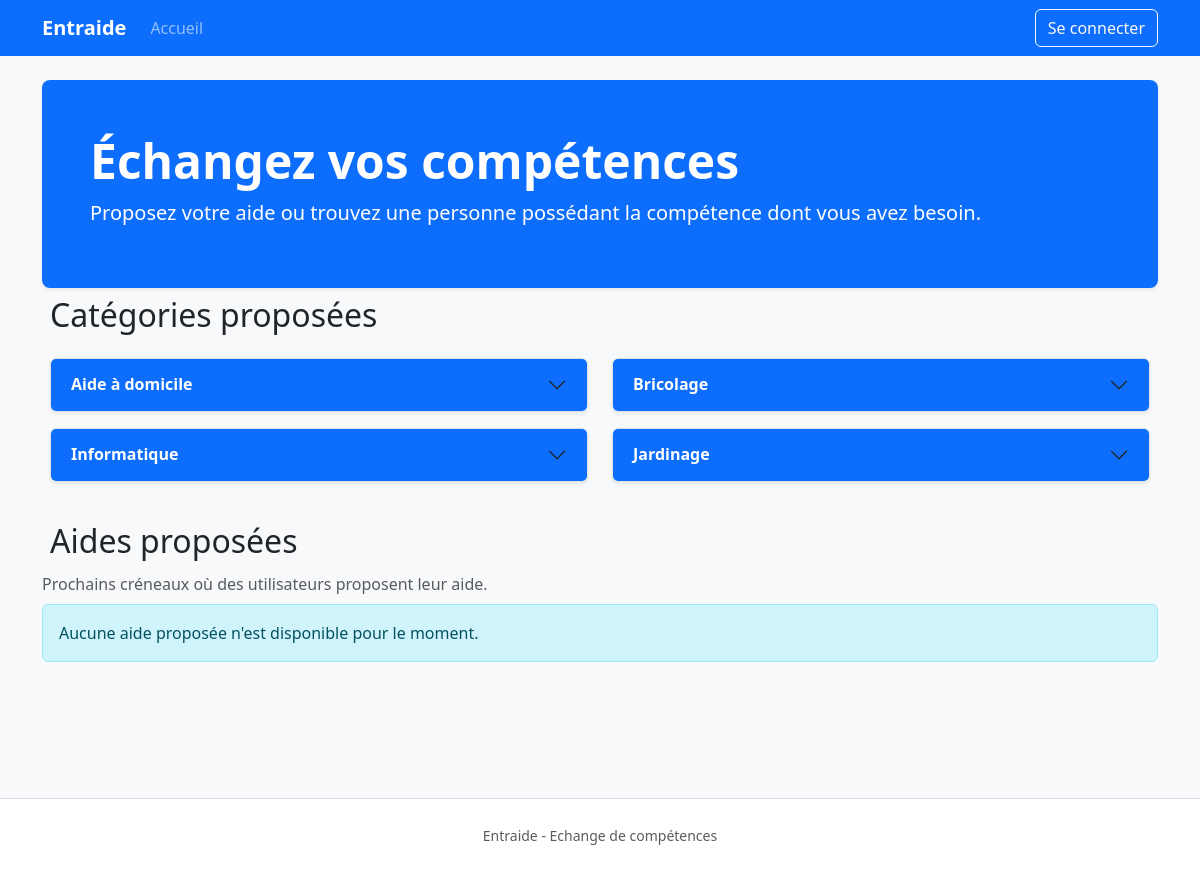
The app's page /, older data.
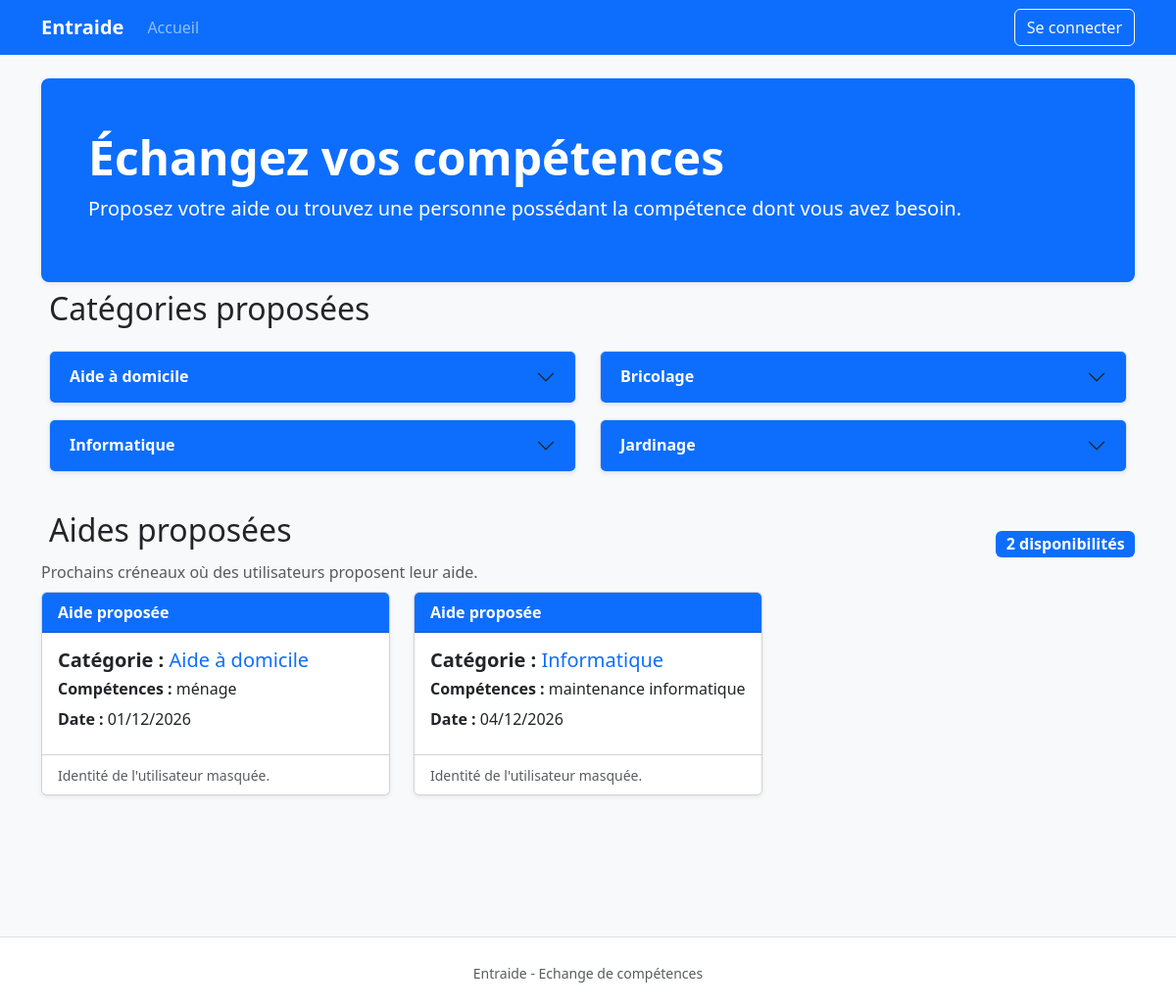
The same page, newer data.
### exchange/models.py (models this page shows, shortened)
class Category(models.Model):
    name = models.CharField(
        max_length=100,
        unique=True,
        verbose_name="nom",
    )
    class Meta:
        verbose_name = "catégorie"
        verbose_name_plural = "catégories"
        ordering = ["name"]

class Availability(models.Model):
    user = models.ForeignKey(
        settings.AUTH_USER_MODEL,
        on_delete=models.CASCADE,
        related_name="availabilities",
        verbose_name="utilisateur",
    )
    skill = models.ForeignKey(
        Skill,
        on_delete=models.CASCADE,
        related_name="availabilities",
        verbose_name="compétence proposée",
    )
    date = models.DateField(
        verbose_name="journée disponible",
    )
    is_booked = models.BooleanField(
        default=False,
        verbose_name="créneau réservé",
    )
    created_at = models.DateTimeField(
        auto_now_add=True,
        verbose_name="date de création",
    )
    class Meta:
        verbose_name = "disponibilité"
        verbose_name_plural = "disponibilités"
        ordering = ["date", "skill__name"]
        constraints = [
            models.UniqueConstraint(
                fields=["user", "skill", "date"],
                name="unique_user_skill_availability",
            )
        ]

class Skill(models.Model):
    name = models.CharField(
        max_length=150,
        unique=True,
        verbose_name="nom",
    )
    category = models.ForeignKey(
        Category,
        on_delete=models.PROTECT,
        related_name="skills",
        verbose_name="catégorie",
    )
    description = models.TextField(
        blank=True,
        verbose_name="description",
    )
    class Meta:
        verbose_name = "compétence"
        verbose_name_plural = "compétences"
        ordering = ["category__name", "name"]

### exchange/views.py (the view)
# urls.py: path("",views.index,name="index",),
def index(request):
	today = timezone.localdate()
	categories = (
		Category.objects
		.prefetch_related("skills")
		.all()
		.order_by("name")
	)
	availabilities = (
		Availability.objects
		.filter(
			date__gte=today,
			is_booked=False,
		)
		.select_related(
			"user",
			"skill",
			"skill__category",
		)
		.order_by(
			"date",
			"skill__name",
		)
	)
	paginator = Paginator(
		availabilities,
		3,
	)
	page_number = request.GET.get("page")
	page_obj = paginator.get_page(
		page_number
	)
	context = {
		"categories": categories,
		"page_obj": page_obj,
	}
	return render(
		request,
		"exchange/index.html",
		context,
	)

### exchange/templates/exchange/index.html (shortened to what the changed rows need)
{% extends "exchange/base.html" %}
{% block content %}
<section class="p-5 bg-primary text-white rounded-3 shadow-sm">
    <div class="py-1">
        <h1 class="display-5 fw-bold">
            Échangez vos compétences
        </h1>
    </div>
</section>
<section class="mb-2 p-2">
    <h2 class="mb-4">
        Catégories proposées
    </h2>
    <div class="row">
        {% for category in categories %}
            <div class="col-12 col-md-6 mb-3">
                <div class="accordion">
                    <div class="accordion-item shadow-sm">
                        <h3 class="accordion-header" id="heading{{ category.id }}">
                            <button class="accordion-button collapsed bg-primary text-white"
                                type="button"
                                data-bs-toggle="collapse"
                                data-bs-target="#category{{ category.id }}"
                                aria-expanded="false"
                                aria-controls="category{{ category.id }}"
                            >
                                <strong>
                                    {{ category.name }}
                                </strong>
                            </button>
                        </h3>
                    </div>
                </div>
            </div>
        {% empty %}
            <div class="col-12">
                <div class="alert alert-info">
                    Aucune compétence n'est disponible.
                </div>
            </div>
        {% endfor %}
    </div>
</section>
<section class="mb-5">
    <div class="d-flex flex-column flex-md-row
               justify-content-between
               align-items-md-center
               gap-2 mb-2">
        <div>
            <h1 class="h2 mb-1 p-2">
                Aides proposées
            </h1>
            <p class="text-muted mb-0">
            </p>
        </div>
        {% if page_obj.paginator.count > 0 %}
            <span class="badge bg-primary fs-6">
                {{ page_obj.paginator.count }}
                disponibilité{{ page_obj.paginator.count|pluralize }}
            </span>
        {% endif %}
    </div>
    <div class="row">
        {% for availability in page_obj %}
            <div class="col-md-6 col-lg-4 mb-4">
                <article class="card h-100 shadow-sm">
                    <div class="card-header bg-primary text-white">
                        <strong>
                            Aide proposée
                        </strong>
                    </div>
                    <div class="card-body">
                        <h5 class="mb-2">
                            <strong>
                                Catégorie :
                            </strong>
                             <span class="text-primary">
                            {{ availability.skill.category.name }}
                             </span>
                        </h5>
                        <p class="h6 ">
                             <strong>
                                Compétences :
                            </strong>
                            {{ availability.skill.name }}
                        </p>
                        <p class="mb-2">
                            <strong>
                                Date :
                            </strong>
                            {{ availability.date|date:"d/m/Y" }}
                        </p>
                    </div>
                    <div class="card-footer bg-white text-muted">
                        {% if user.is_authenticated %}
                            <small>
                                Coordonnées visibles car vous êtes connecté.
                            </small>
                        {% else %}
                            <small>
                                Identité de l'utilisateur masquée.
                            </small>
                        {% endif %}
                    </div>
                </article>
            </div>
        {% empty %}
            <div class="col-12">
                <div class="alert alert-info">
                    Aucune aide proposée n'est disponible
                    pour le moment.
                </div>
            </div>
        {% endfor %}
    </div>
</section>
{% endblock %}

Row changes from the older to the newer data that the page shows:
added Availability: skill.category.name "Aide à domicile", skill.name "ménage", date "01/12/2026"
added Availability: skill.category.name "Informatique", skill.name "maintenance informatique", date "04/12/2026"
Text that changed along with them:
{{ page_obj.paginator.count }}: (not shown) → "2"
text no longer shown: "Aucune aide proposée n'est disponible pour le moment."
text now shown: "disponibilité"
